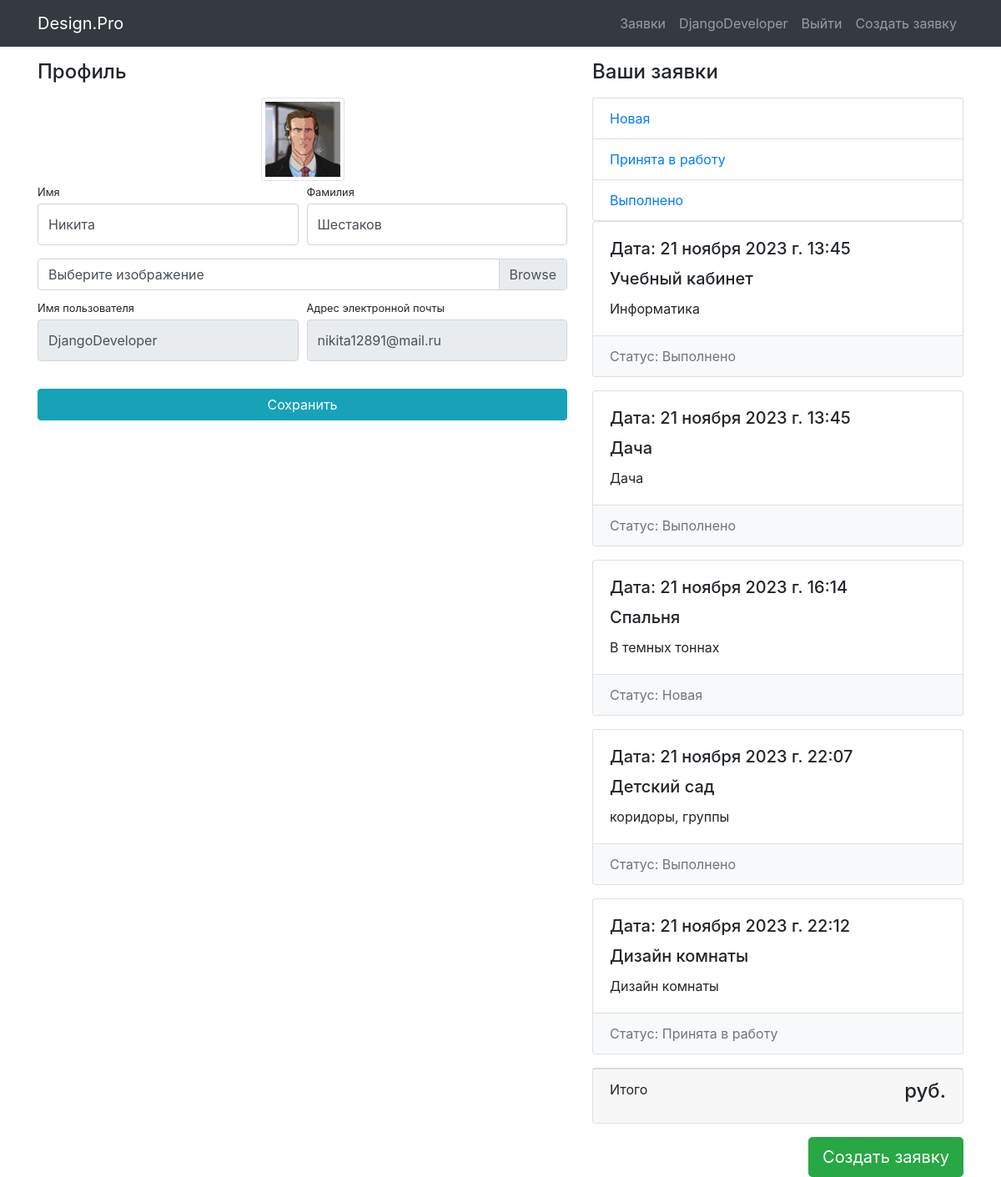
/users/profile/ (signed in), run on the app's committed database.
### users/models.py (models this page shows)
class User(AbstractUser):
    image = models.ImageField(upload_to='users_images', blank=True)

### main/models.py (models this page shows, shortened)
class ApplicationStatus(models.Model):
    name = models.CharField(max_length=64, unique=True)
    class Meta:
        verbose_name_plural = 'Application Statuses'
    def __str__(self):
        return self.name

class Application(models.Model):
    name = models.CharField(max_length=125)
    imageofapp = models.ImageField(upload_to='applications_image')
    description = models.TextField(max_length=256)
    category = models.ForeignKey(ApplicationCategory, on_delete=models.CASCADE)
    status = models.ForeignKey(ApplicationStatus, on_delete=models.CASCADE, default=1)
    created_timestamp = models.DateTimeField(auto_now_add=True)
    author = models.ForeignKey(User, on_delete=models.CASCADE, null=True)

### users/views.py (the view)
# urls.py: path('profile/', profile, name='profile'),
@login_required()
def profile(request, status_id=None):
    user = request.user
    if request.method == 'POST':
        form = UserProfileForm(data=request.POST, files=request.FILES, instance=user)
        if form.is_valid():
            form.save()
            messages.success(request, 'Данные изменены')
            return HttpResponseRedirect(reverse('users:profile'))
    else:
        form = UserProfileForm(instance=user)
    usersapplications = Application.objects.filter(author=user)
    context = {
        'form': form,
        'title': 'Design.Pro - Личный кабинет',
        'usersapplications': usersapplications,
        'statuses': ApplicationStatus.objects.all(),
    }
    if status_id:
        usersapplications = Application.objects.filter(status_id=status_id, author=request.user)
    else:
        usersapplications = Application.objects.filter(author=user)
    context.update({'usersapplications': usersapplications})
    return render(request, 'users/profile.html', context)

### users/forms.py
class UserProfileForm(UserChangeForm):
    username = forms.CharField(widget=forms.TextInput(attrs={'readonly': True}))
    email = forms.CharField(widget=forms.EmailInput(attrs={'readonly': True}))
    image = forms.ImageField(widget=forms.FileInput(), required=False)
    class Meta:
        model = User
        fields = ('username', 'email', 'first_name', 'last_name', 'image')
    def __init__(self, *args, **kwargs):
        super(UserProfileForm, self).__init__(*args, **kwargs)
        for field_name, filed in self.fields.items():
            filed.widget.attrs['class'] = 'form-control py-4'
        self.fields['image'].widget.attrs['class'] = 'custom-file-input'

### users/templates/users/profile.html (shortened to what this page needs)
{% extends 'main/base.html' %}
{% load static %}
{% block css %} <link href="{% static 'css/profile.css' %}" rel="stylesheet"> {% endblock %}
{% block content %}
    <div class="container">
    <div class="row">
        <div class="col-lg-7">
            <h4 class="mt-3 mb-3">Профиль</h4>
            <div class="col-lg-12 text-center">
                <img width="100" height="100"
                     src="{% if user.image %} {{ user.image.url }} {% else %} {% static 'vendor/img/users/default_avatar.jpg' %} {% endif %}"
                     class="img-thumbnail">
            </div>
            <form action="{% url 'users:profile' %}" method="post" enctype="multipart/form-data">
                <div class="form-row">
                    <div class="col-lg-6">
                        <div class="form-group">
                            <label class="small mb-1" for="{{ form.first_name.id_for_label }}">Имя</label>
                            {{ form.first_name }}
                        </div>
                    </div>
                    <div class="col-lg-6">
                        <div class="form-group">
                            <label class="small mb-1" for="{{ form.last_name.id_for_label }}">Фамилия</label>
                            {{ form.last_name }}
                        </div>
                    </div>
                </div>
                <div class="form-row mb-2">
                    <div class="col-lg-12">
                        <div class="custom-file">
                            <label class="custom-file-label" for="{{ form.image.id_for_label }}">Выберите изображение</label>
                        </div>
                    </div>
                </div>
                <div class="form-row">
                    <div class="col-lg-6">
                        <label class="small mb-1" for="{{ form.username.id_for_label }}">Имя пользователя</label>
                        {{ form.username }}
                    </div>
                    <div class="col-lg-6">
                        <label class="small mb-1" for="{{ form.email.id_for_label }}">Адрес электронной
                            почты</label>
                        {{ form.email }}
                    </div>
                </div>
                <div class="form-row">
                    <div class="col-lg-12" style="margin-top: 33px;">
                        <input class="btn btn-info btn-block" type="submit" value="Сохранить">
                    </div>
                </div>
            </form>
        </div>
        {% include 'main/users_applications.html' %}
    </div>
</div>
{% endblock %}

### main/templates/main/base.html (shortened to what this page needs)
{% load static %}
<!DOCTYPE html>
<html lang="en">
<head>
    <link href="{% static 'vendor/bootstrap/css/bootstrap.min.css' %}" rel="stylesheet">
    {% block css %} <link href="{% static 'css/index.css' %}" rel="stylesheet"> {% endblock %}
</head>
<body>
<nav class="navbar navbar-expand-lg navbar-dark bg-dark fixed-top">
    <div class="container">
        <a class="navbar-brand" href="{% url 'index' %}">Design.Pro</a>
        <div class="collapse navbar-collapse" id="navbarResponsive">
            <ul class="navbar-nav ml-auto">
                <li class="nav-item">
                        <a class="nav-link" href="{% url 'applications:index' %}">Заявки
                        </a>
                </li>
                {% if user.is_authenticated %}
                    <li class="nav-item">
                        <a class="nav-link" href="{% url 'users:profile' %}">{{ user.username }}
                        </a>
                    </li>
                    <li class="nav-item">
                        <a class="nav-link" href="{% url 'users:logout' %}">Выйти </a>
                    </li>
                    <li class="nav-item">
                        <a class="nav-link" href="{% url 'applications:application_create' %}">Создать заявку</a>
                    </li>
                {% else %}
                    <li class="nav-item">
                        <a class="nav-link" href="{% url 'users:login' %}">Войти <i class="fas fa-sign-in-alt"></i></a>
                    </li>
                {% endif %}
            </ul>
        </div>
    </div>
</nav>
{% block content %} {% endblock %}
</body>
</html>

### main/templates/main/users_applications.html (shortened to what this page needs)
{% if usersapplications %}
<div class="col-lg-5">
    <h4 class="mt-3 mb-3 d-flex justify-content-between align-items-center mb-3">
        Ваши заявки
    </h4>
    <div class="list-group">
        {% for status in statuses %}
            <a href="{% url 'users:status' status.id %}"
               class="list-group-item">
                {{ status.name }}
            </a>
        {% endfor %}
    </div>
    {% for application in usersapplications %}
        {% if application.name %}
            <div class="card mb-3">
                <div class="card-body">
                    <h5 class="card-title">Дата: {{ application.created_timestamp }}</h5>
                    <h5 class="card-title">{{ application.name }}</h5>
                    <p class="card-text">{{ application.description }}</p>
                </div>
                <ul class="list-group list-group-flush">
                    <li class="list-group-item d-flex justify-content-between lh-condensed bg-light">
                        <span class="text-muted">Статус: {{ application.status }}</span>
                    </li>
                </ul>
            </div>
        {% endif %}
    {% endfor %}
    <div class="card mb-3">
        <div class="card-footer">
            <p class="float-left">Итого</p>
            <h4 class="float-right">{{ total_sum }} руб.</h4>
        </div>
    </div>
    <a href="{% url 'applications:application_create' %}"><button type="button" class="btn btn-success btn-lg float-right">Создать заявку</button></a>
</div>
{% else %}
    <h4 class="mt-3 mb-3 mb-3 text-center">
        Заявок нет
    </h4>
{% endif %}

### static/css/profile.css (style rules this page uses)
body { padding-top: 56px; }

### data on the page
User: username "DjangoDeveloper", first_name "Никита", last_name "Шестаков", email "nikita12891@mail.ru"
ApplicationStatus: name "Новая"
ApplicationStatus: name "Принята в работу"
ApplicationStatus: name "Выполнено"
Application: created_timestamp "21 ноября 2023 г. 13:45", name "Учебный кабинет", description "Информатика", status "Выполнено"
Application: created_timestamp "21 ноября 2023 г. 13:45", name "Дача", description "Дача", status "Выполнено"
Application: created_timestamp "21 ноября 2023 г. 16:14", name "Спальня", description "В темных тоннах", status "Новая"
Application: created_timestamp "21 ноября 2023 г. 22:07", name "Детский сад", description "коридоры, группы", status "Выполнено"
Application: created_timestamp "21 ноября 2023 г. 22:12", name "Дизайн комнаты", description "Дизайн комнаты", status "Принята в работу"
